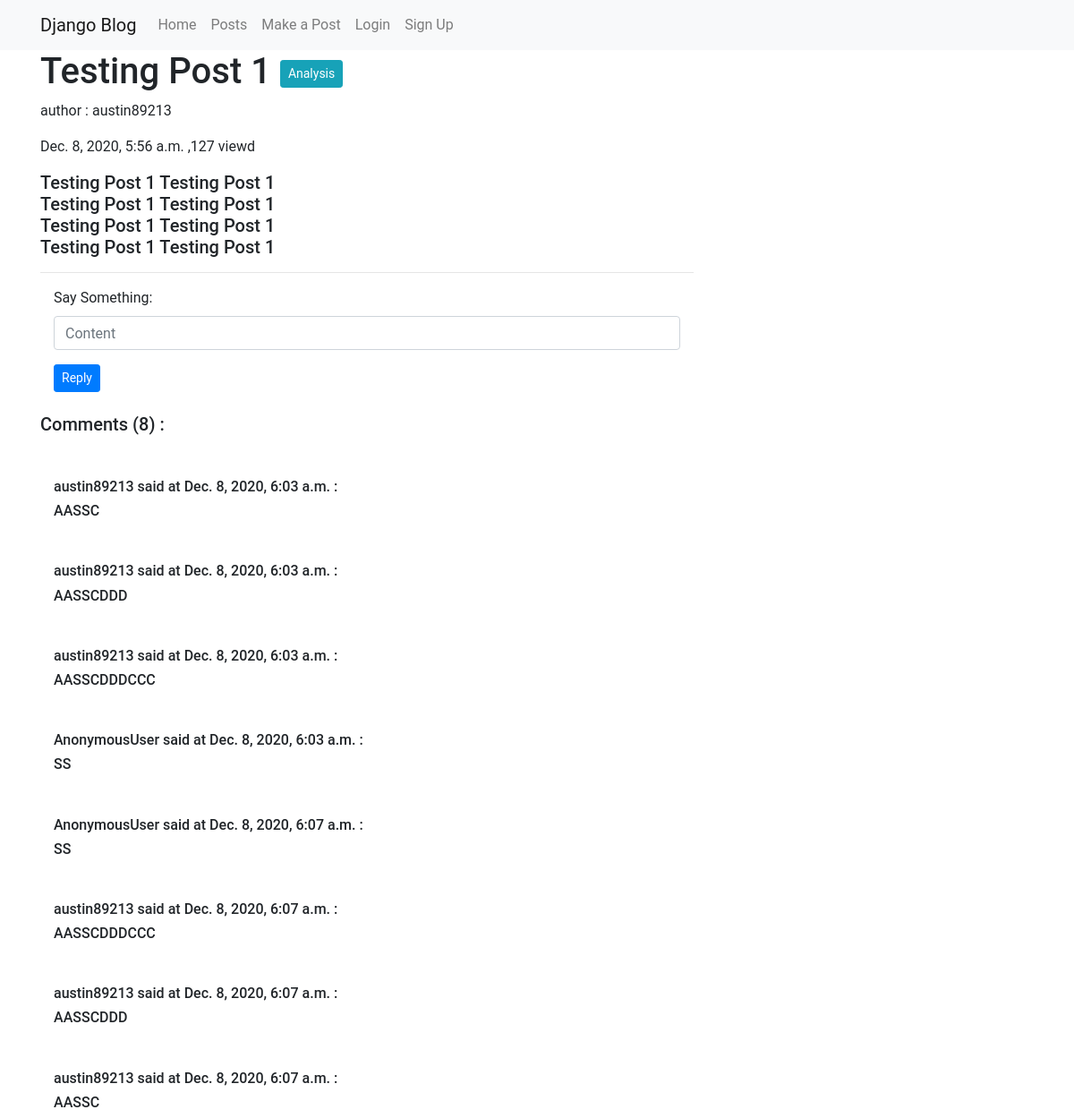
Screenshot of /post/20 with the database file from the repository.
### blog/models.py (models this page shows, shortened)
class Post(models.Model):
    author          = models.ForeignKey(User,on_delete=models.CASCADE)
    title           = models.CharField(max_length=200)
    content         = models.TextField(max_length=3000)
    created_date    = models.DateTimeField(auto_now_add=True)
    edited_date     = models.DateTimeField(blank=True, null=True)
    post_views      = models.IntegerField(default=0)
    def viewed(self):
        self.post_views +=1
        self.save()

class Comment(models.Model):
    post            = models.ForeignKey(Post, related_name='comments', on_delete=models.CASCADE)
    author          = models.CharField(max_length=200)
    content         = models.TextField(max_length=500)
    created_date    = models.DateTimeField(auto_now_add=True)

### blog/views.py (the view)
# urls.py: path('post/<int:pk>',views.post_detail,name='post_detail'),
def post_detail(request,pk):
    post = get_object_or_404(Post,pk=pk)
    comments = Comment.objects.filter(post=post).order_by('-id')
    if request.method =='GET':
        post.viewed()
    if request.method == 'POST':
        form = CommentForm(request.POST)
        if form.is_valid():
            comment = form.save(commit=False)
            comment.author = request.user
            comment.post = post
            comment.save()
    else:
        form = CommentForm()
    context ={
        'post':post,
        'comments':comments,
        'form':form
    }
    if request.is_ajax():
        html = render_to_string('blog/comments.html', context=context, request=request)
        return JsonResponse({'form':html})
    return render(request,'blog/post_detail.html',context)

### blog/forms.py
class CommentForm(forms.ModelForm):
    content = forms.CharField(label='Say Something',widget=forms.TextInput(attrs={'class':'form-control','placeholder':'Content'}))
    class Meta():
        model = Comment
        fields =('content',)

### templates/blog/post_detail.html (shortened to what this page needs)
{% extends 'blog/base.html' %}
{% block content %}
<div class="contianer">
  <h1>{{post.title}}   <a class=" btn btn-info btn-sm" href="{% url 'blog:analysis_detail' pk=post.pk %}">Analysis</a> </h1>
  <p>author : {{post.author}} </p>
  <p>{{post.created_date}} ,<span id='post'>{{post.post_views}}</span> viewd </p>
<h5 class="postcontent">{{post.content|safe|linebreaksbr}}</h5>
</div>
<hr>
<div class="main-comment-section">
  {% include 'blog/comments.html' with post=post form=form %}
</div>
{% endblock %}

### templates/blog/comments.html (shortened to what this page needs)
<div class="container-fluid mt-2">
  <div class="form-group-row">
    <form class="comment-form" action="{% url 'blog:post_detail' pk=post.pk %}" method="post">
      {{form.as_p}}
      <button type="submit" class=" btn btn-primary btn-sm" id='update'>Reply</button>
    </form>
  </div>
</div>
<br>
<h5>Comments (<span id='comment'>{{post.comments.all.count}}</span>) :</h5>
{% for comment in post.comments.all %}
<div class="container mt-5" >
  <h6> {{comment.author}} said at {{comment.created_date}} : </h6>
  <h6> {{comment.content}}  </h6>
</div>
{% endfor %}

### static/css/main.css (style rules this page uses)
body { font-family: 'Roboto', sans-serif; }

### rows the page displays
Post: title "Testing Post 1", author "austin89213", created_date "Dec. 8, 2020, 5:56 a.m.", post_views "127", content "Testing Post 1 Testing Post 1 Testing Post 1 Testing Post 1 Testing Post 1 Testing Post 1 Testing Post 1 Testing Post 1", comments.all.count "8"
Comment: author "austin89213", created_date "Dec. 8, 2020, 6:03 a.m.", content "AASSC"
Comment: author "austin89213", created_date "Dec. 8, 2020, 6:03 a.m.", content "AASSCDDD"
Comment: author "austin89213", created_date "Dec. 8, 2020, 6:03 a.m.", content "AASSCDDDCCC"
Comment: author "AnonymousUser", created_date "Dec. 8, 2020, 6:03 a.m.", content "SS"
Comment: author "AnonymousUser", created_date "Dec. 8, 2020, 6:07 a.m.", content "SS"
Comment: author "austin89213", created_date "Dec. 8, 2020, 6:07 a.m.", content "AASSCDDDCCC"
Comment: author "austin89213", created_date "Dec. 8, 2020, 6:07 a.m.", content "AASSCDDD"
Comment: author "austin89213", created_date "Dec. 8, 2020, 6:07 a.m.", content "AASSC"
